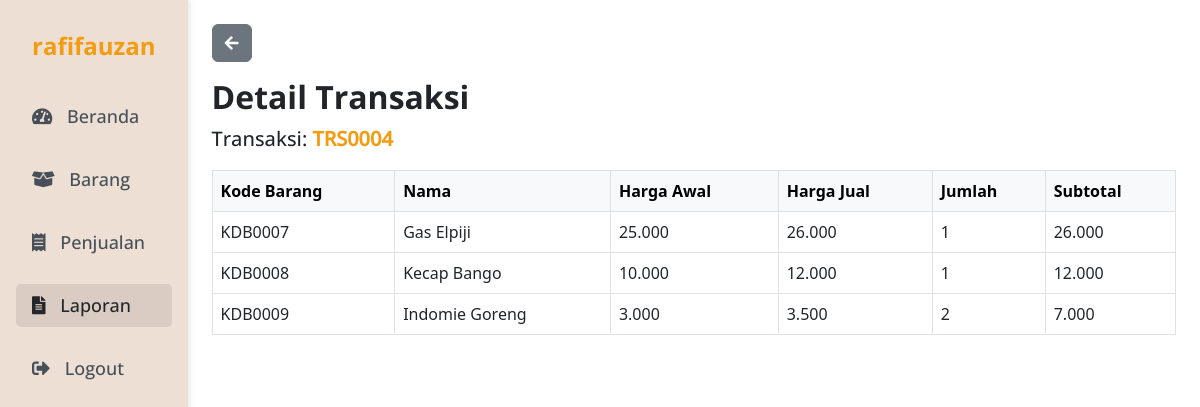
The page /pages/laporan/detail.php?no_trans=TRS0004 (signed in) on the database its author committed.
### tables this page shows
CREATE TABLE `thdetail` (
  `id_detail` int(11) NOT NULL,
  `no_trans` varchar(50) NOT NULL,
  `kd_barang` varchar(20) NOT NULL,
  `nama` varchar(100) NOT NULL,
  `hr_awal` int(11) NOT NULL,
  `hr_jual` int(11) NOT NULL,
  `qty` int(11) NOT NULL,
  `subtotal` int(11) NOT NULL
);

### includes/functions.php (called while the page is built, shortened)
<?php
require 'config.php';
function query($query)
{
    global $conn;
    $result = mysqli_query($conn, $query);
    $rows = [];
    while ($row = mysqli_fetch_assoc($result)) {
        $rows[] = $row;
    }
    return $rows;
}

### pages/laporan/detail.php (the view, shortened to what this page needs)
<?php
require '../../includes/functions.php';
$notrans = $_GET['no_trans'];
$details = query("SELECT * FROM thdetail WHERE no_trans = '$notrans'");
?>
<!DOCTYPE html>
<html lang="en">
<head>
    <link rel="stylesheet" href="../../assets/styles/css/bootstrap.min.css">
    <link rel="stylesheet" href="../../assets/styles/style.css">
    <link rel="stylesheet" href="../../assets/fonts/fontawesome-free/css/all.min.css" type="text/css">
</head>
<body>
    <div class="d-flex w-100">
        <div class="sidebar p-3 w-35" id="sidebar">
            <div class="user-profile">
                <h4 class="katabold p-3"><span class="text-session fw-bold"><?= $_SESSION['usernameS']; ?> </span></h4>
            </div>
            <nav class="nav flex-column">
                <a class="nav-link katamedium" href="../index.php">
                    <i class="fas fa-tachometer-alt"></i>
                    Beranda
                </a>
                <a class="nav-link katamedium" href="../barang/barang.php">
                    <i class="fas fa-box-open"></i>
                    Barang
                </a>
                <a class="nav-link katamedium" href="../penjualan/penjualan.php">
                    <i class="fas fa-receipt"></i>
                    Penjualan
                </a>
                <a class="nav-link active katamedium" href="laporan.php">
                    <i class="fas fa-file-alt"></i>
                    Laporan
                </a>
                <a class="nav-link katamedium" href="../logout.php">
                    <i class="fas fa-sign-out-alt"></i>
                    Logout
                </a>
            </nav>
        </div>
        <div class="container p-4 w-65">
            <a href="laporan.php" class="btn btn-secondary mb-3 btnback">
                <i class="fas fa-arrow-left"></i>
            </a>
            <h2 class="katabold1 fs-2">Detail Transaksi</h2>
            <p class="mb-3 katamedium fs-5">Transaksi: <span class="text-session fw-bold"><?= $notrans ?></span></p>
            <table class="table table-bordered">
                <thead class="table-light">
                    <tr>
                        <th scope="col">Kode Barang</th>
                        <th scope="col">Nama</th>
                        <th scope="col">Harga Awal</th>
                        <th scope="col">Harga Jual</th>
                        <th scope="col">Jumlah</th>
                        <th scope="col">Subtotal</th>
                    </tr>
                </thead>
                <?php foreach ($details as $detail) : ?>
                    <tbody>
                        <tr>
                            <td><?= $detail['kd_barang']; ?></td>
                            <td><?= $detail['nama']; ?></td>
                            <td><?= number_format($detail['hr_awal'], 0, ',', '.'); ?></td>
                            <td><?= number_format($detail['hr_jual'], 0, ',', '.'); ?></td>
                            <td><?= $detail['qty']; ?></td>
                            <td><?= number_format($detail['subtotal'], 0, ',', '.'); ?></td>
                        </tr>
                    </tbody>
                <?php endforeach; ?>
            </table>
        </div>
</body>
</html>

### assets/styles/style.css (style rules this page uses)
.katabold { font-family: opensansbold; }
.katabold1 { font-family: opensansbold; }
.katamedium { font-family: opensansmedium; }
.sidebar { background-color: #EDDFD4; min-height: 100vh; box-shadow: 2px 0 5px rgba(0, 0, 0, 0.1); padding-top: 20px; }
.sidebar .nav-link { color: #475058; font-size: 18px; margin: 10px 0; }
.sidebar .nav-link.active { background-color: #DBCCC3; color: #23272b; border-radius: 5px; }
.sidebar .nav-link i { margin-right: 10px; }
.text-session { color: #F39C12 !important; }

### rows shown on the page
thdetail: kd_barang "KDB0007", nama "Gas Elpiji", hr_awal "25.000", hr_jual "26.000", qty "1", subtotal "26.000"
thdetail: kd_barang "KDB0008", nama "Kecap Bango", hr_awal "10.000", hr_jual "12.000", qty "1", subtotal "12.000"
thdetail: kd_barang "KDB0009", nama "Indomie Goreng", hr_awal "3.000", hr_jual "3.500", qty "2", subtotal "7.000"

### other values the page prints
$_SESSION['usernameS'] "rafifauzan"
$notrans "TRS0004"
